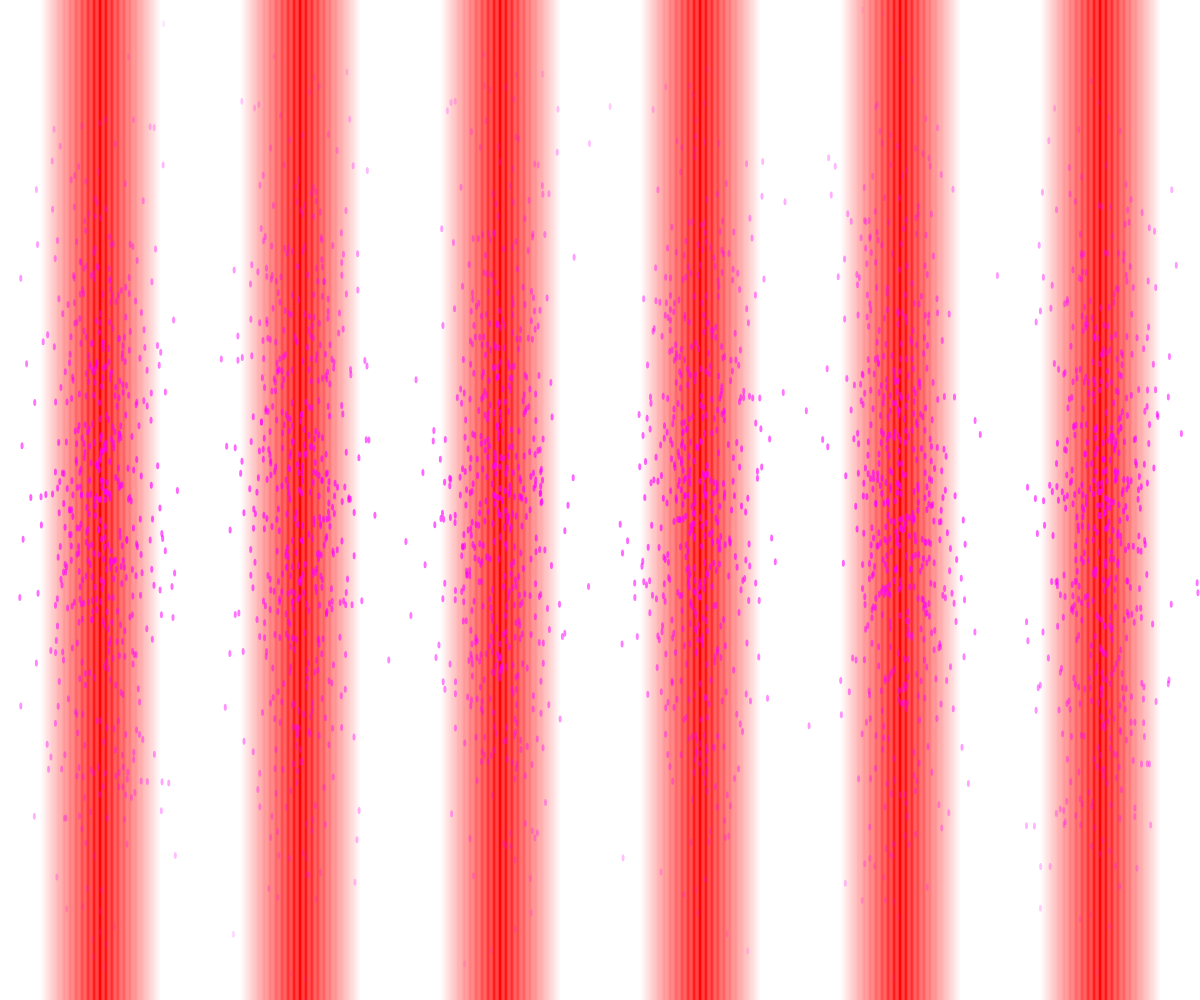
Frame 1 (no input)
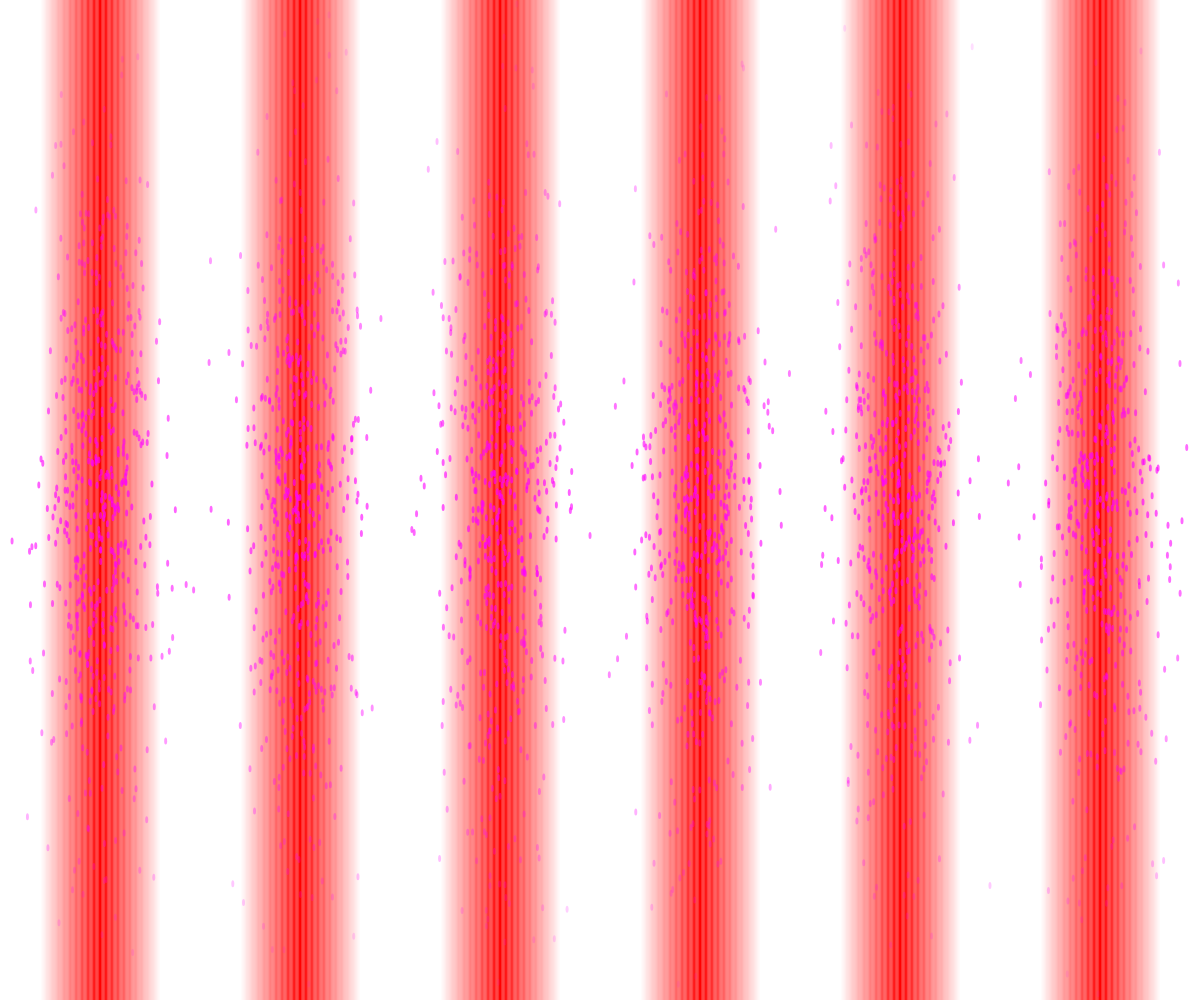
Frame 2 (the mouse pressed at the canvas centre, redrawn once)

The p5.js sketch that drew these frames (run headless with seeded random() and noise() and a simulated clock; the mouse was pressed at the canvas centre and the sketch redrawn once):

// p5.js sketch
// ── sketch.js
function setup() {
  createCanvas(windowWidth, windowHeight);
  noLoop(); // Draw once and stop
}

function windowResized() {
  resizeCanvas(windowWidth, windowHeight);
  redraw(); // Redraw once when window resizes
}

function drawDotCloud(lineX) {
  noStroke();
  
  // Number of dots per line
  let numDots = 300;
  
  for (let i = 0; i < numDots; i++) {
    // Random y position anywhere on screen
    let y = random(height);
    
    // Random horizontal offset from line (scattered around it)
    let offsetX = random(-50, 50); // 50 pixels left or right of line
    let x = lineX + offsetX;
    // Red color
    fill(255, 0, 0);
    
    // Draw tiny dot
    ellipse(x, y, 6, 2);
  }
}


function drawFadingLine(x) {
  // Draw line as many thin vertical strips with varying alpha
  let strips = 100;
  let lineThickness = windowWidth/10;
  
  noStroke(); // otherwise all black
  
  // Draw the fading red line first
  for (let i = 0; i < strips; i++) {
    let offsetX = map(i, 0, strips, -lineThickness/2, lineThickness/2);
    let stripX = x + offsetX;
    
    // Calculate distance from center of line (horizontally)
    let distFromCenter = abs(offsetX);
    let maxDist = lineThickness/2;
    
    // Fade out toward left/right edges (255 at center, 0 at edges)
    let alpha = map(distFromCenter, 0, maxDist, 255, 0);
    
    // Red with varying alpha
    fill(255, 0, 0, alpha);
    
    // Draw thin vertical strip
    let stripWidth = lineThickness / strips;
    rect(stripX, 0, stripWidth, height);
  }
  
  // Now draw dots on top, denser at center point
  let numDots = 800; // total dots per line
  let centerX = x;
  let centerY = height / 2; // y = windowHeight/2
  
  for (let i = 0; i < numDots; i++) {
    // Random position within line area
    let offsetX = randomGaussian(0, lineThickness/4); // Gaussian distribution around center
    let dotX = centerX + offsetX;
    
    let offsetY = randomGaussian(0, height/4); // Gaussian distribution around vertical center
    let dotY = centerY + offsetY;
    
    // Calculate distance from center point (centerX, centerY)
    let distFromCenterPoint = dist(dotX, dotY, centerX, centerY);
    let maxDistForDots = max(lineThickness/2, height/2);
    
    // Density falls off with distance - skip some dots based on distance
    let densityFactor = map(distFromCenterPoint, 0, maxDistForDots, 1, 0.1);
    if (random() > densityFactor) continue; // Skip this dot based on density
    
    // Dot alpha also fades with distance
    let dotAlpha = map(distFromCenterPoint, 0, maxDistForDots, 180, 20);
    
    // Grey dots
    fill(255,0,255, dotAlpha);
    ellipse(dotX, dotY, 3, 7);
  }
}

function drawRecursiveLines(x) {
  // Base case: stop when we reach the right edge
  if (x > width) {
    return;
  }
  
  // Draw the fading line
  drawFadingLine(x);
  
  // RECURSIVE
  drawRecursiveLines(x + 200);
}

function draw() {
  background(255);
  drawRecursiveLines(100);
}
